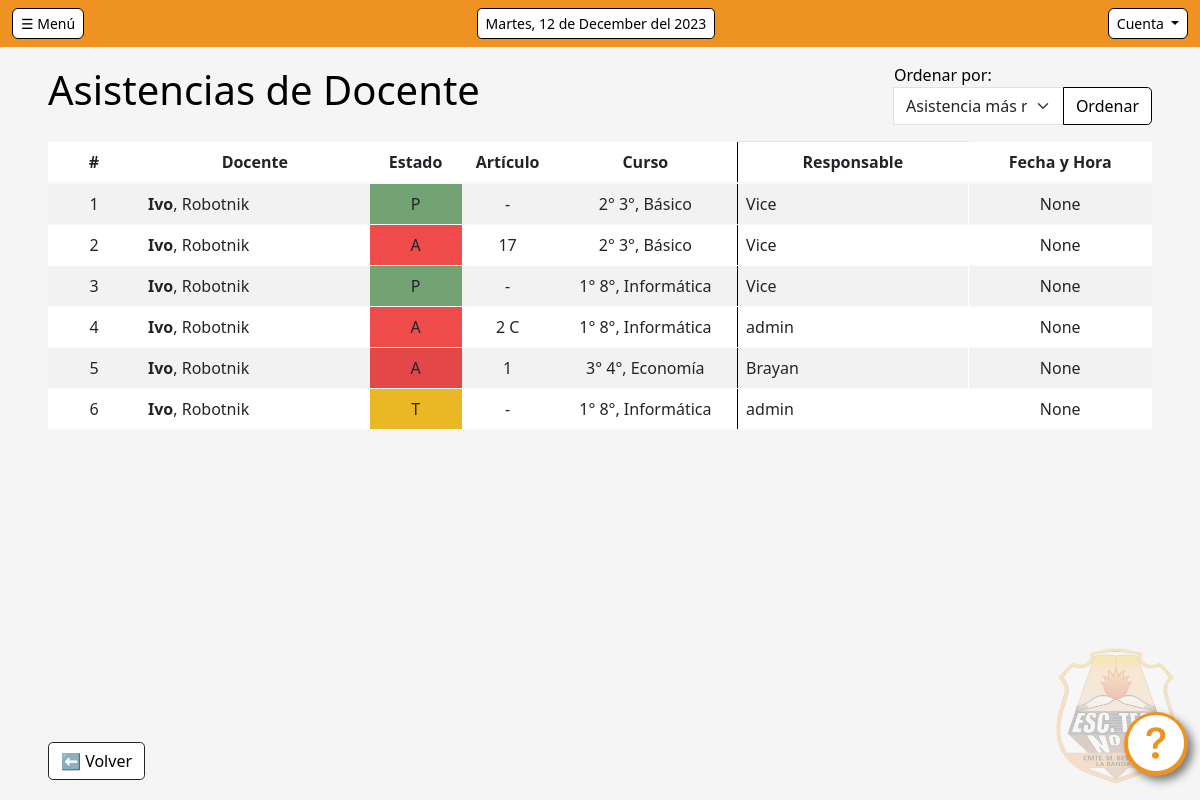
Before: /gestion/Docente/Asistencia/4 (signed in) with the older database file.
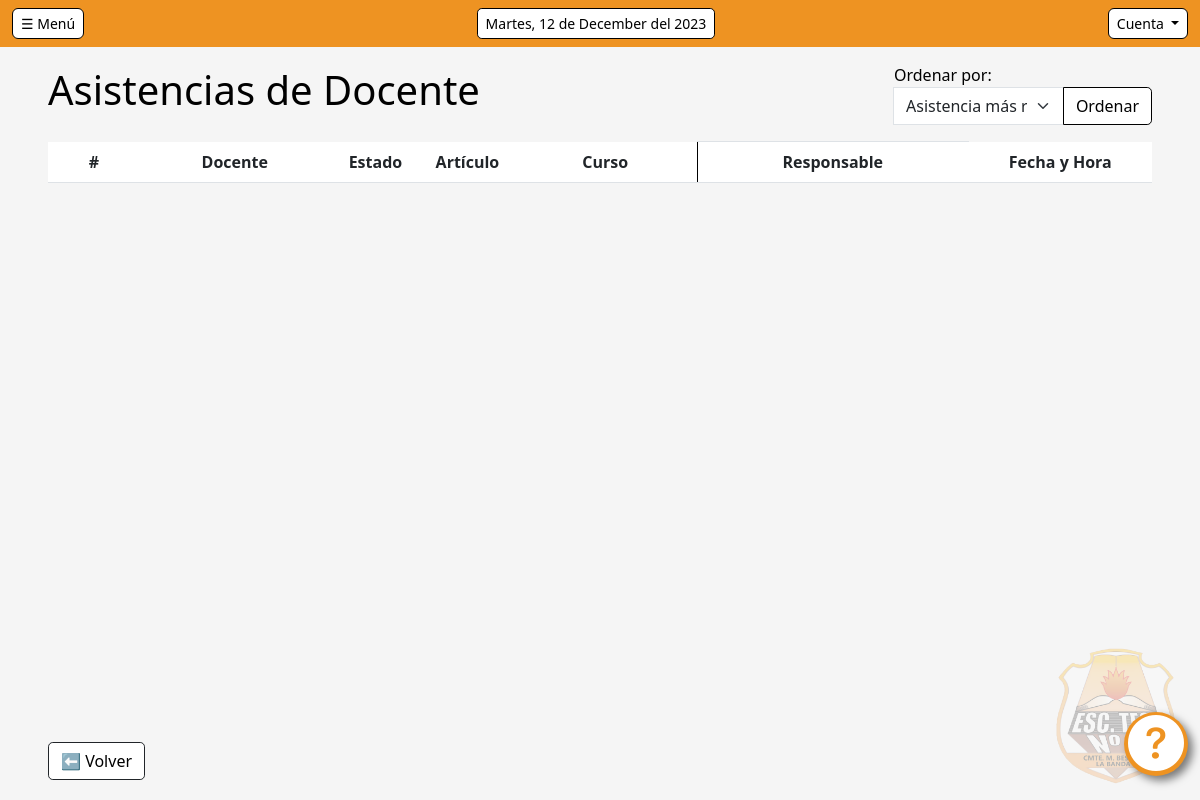
After: the same page with the newer database file.
### scd/models.py (models this page shows, shortened)
class Asistencia(models.Model):
    id_asi = models.AutoField(primary_key=True)
    fecha = models.DateField(default=timezone.now, blank=False)
    asistencia = models.CharField(max_length=1, blank=False)
    articulo = models.CharField(max_length=20, blank=True)
    responsable = models.CharField(max_length=100)  # nuevo
    modificacion = models.DateTimeField(default=timezone.now, blank=False) # agregado: hora | agregado
    id_cla = models.ForeignKey(Clase, on_delete=models.CASCADE, null=True) # agregado: null

class Clase(models.Model):
    id_cla = models.AutoField(primary_key=True)
    id_hor = models.ForeignKey(Horario, on_delete=models.CASCADE)
    id_cur = models.ForeignKey(Curso, on_delete=models.CASCADE)
    id_dm = models.ForeignKey(doc_mat, on_delete=models.CASCADE)

class doc_mat(models.Model):
    id_dm = models.AutoField(primary_key=True)
    id_doc = models.ForeignKey(Docente, on_delete=models.CASCADE)
    id_mat = models.ForeignKey(Materia, on_delete=models.CASCADE)

class Docente(models.Model):
    id_doc = models.AutoField(primary_key=True)
    cuil = models.IntegerField(unique=True, blank=False)
    nombre = models.CharField(max_length=45, blank=False)
    apellido = models.CharField(max_length=30, blank=False)
    celular = models.CharField(max_length=15, blank=False)
    email = models.CharField(max_length=40, blank=False)
    domicilio = models.CharField(max_length=40, blank=False)
    localidad = models.CharField(max_length=30, blank=False)
    provincia = models.CharField(max_length=30, blank=False)
    genero = models.CharField(max_length=1, blank=False)
    estado = models.CharField(max_length=1, blank=False)

class Curso(models.Model):
    id_cur = models.AutoField(primary_key=True)
    anio = models.CharField(max_length=1, blank=False)
    division = models.CharField(max_length=1, blank=False)
    especialidad = models.CharField(max_length=15, blank=False)
    turno = models.CharField(max_length=8, blank=False)

### scd/views.py (the view, shortened to what this page needs)
# urls.py: path('gestion/Docente/Asistencia/<id_doc>', views.gestionDA, name='gestionDA'),
def gestionDA(request, id_doc):
    if request.method == 'GET':
        asistencias = Asistencia.objects.filter(id_cla__id_dm__id_doc__id_doc=id_doc).order_by('-id_asi')
        return render(request, "Asistencia/gestionDA.html", {"asistencias": asistencias})

### scd/templatetags/custom_filters.py (called while the page is built)
@register.filter(name='has_group')
def has_group(user, group_name):
    return user.groups.filter(name=group_name).exists()

### scd/templates/Asistencia/gestionDA.html (shortened to what this page needs)
{% extends "base.html" %}
{% load static %}
{% block body %}
<a href="{% url 'gestionAsistencia' %}" class="btn btn-secondary btn-ezq-inf-izq border-dark">
    ⬅️ Volver
</a>
<div class="row align-items-center mb-3">
    <div class="col">
        <h1>Asistencias de Docente</h1>
    </div>
    <div class="col-lg-3">
        <span>Ordenar por:</span>
        <form  method="POST">
            <div class="input-group"> {% csrf_token %}
                <select class="form-select" aria-label="Default select example" id="orden" name="orden">
                    <option value="1" selected>Asistencia más reciente</option>
                </select>
                <input type="submit" class="btn btn-outline-secondary" value="Ordenar"></input>
            </div>
        </form>
    </div>
</div>
<div class="table-responsive">
    <div class="scroll-box">
        <table class="table table-striped" id="tabla-registros">
            <thead>
                 <tr>
                    <th class="col-1 txt-datos">#</th>
                    <th class="col txt-datos">Docente</th>
                    <th class="col-1 txt-datos">Estado</th>
                    <th class="col-1 txt-datos">Artículo</th>
                    <th class="col-2 txt-datos">Curso</th>
                    <th class="col txt-datos th-asi-izq">Responsable</th>
                    <th class="col-2 txt-datos th-asi-der">
                        <div class="flex-box">
                            Fecha y Hora
                        </div>
                    </th>
                </tr>
            </thead>
            <tbody class="table-group-divider border-light">
                {% for a in asistencias %}
                    <tr>
                        <td class="txt-datos txt-centrado">{{forloop.counter}}</td>
                        <td class="txt-datos"><strong>{{a.id_cla.id_dm.id_doc.apellido}}</strong>, {{a.id_cla.id_dm.id_doc.nombre}}</td>
                        <td class="txt-datos txt-centrado celda-asistencia" data-asistencia="{{a.asistencia}}">{{a.asistencia}}</td>
                        <td class="txt-datos txt-centrado">{{a.articulo}}</td>
                        {% if a.id_cla %}
                            <td class="txt-datos txt-centrado">
                                {{a.id_cla.id_cur.anio}}° {{a.id_cla.id_cur.division}}°, {{a.id_cla.id_cur.especialidad}}
                            </td>
                        {% else %}
                            <td class="txt-datos txt-centrado">-</td>
                        {% endif %}
                        <td class="txt-datos td-responsable">{{a.responsable}}</td>
                        <td class="txt-datos txt-centrado">{{a.fecha}}</td>
                    </tr>
                {% endfor %}
            </tbody>
        </table>
    </div>
</div>
{% endblock %}

Changed rows visible on the page:
removed Asistencia: id_cla.id_dm.id_doc.apellido "Ivo", id_cla.id_dm.id_doc.nombre "Robotnik", asistencia "P", articulo "-", id_cla.id_cur.anio "2", id_cla.id_cur.division "3", id_cla.id_cur.especialidad "Básico", responsable "Vice", fecha "None"
removed Asistencia: id_cla.id_dm.id_doc.apellido "Ivo", id_cla.id_dm.id_doc.nombre "Robotnik", asistencia "A", articulo "17", id_cla.id_cur.anio "2", id_cla.id_cur.division "3", id_cla.id_cur.especialidad "Básico", responsable "Vice", fecha "None"
removed Asistencia: id_cla.id_dm.id_doc.apellido "Ivo", id_cla.id_dm.id_doc.nombre "Robotnik", asistencia "P", articulo "-", id_cla.id_cur.anio "1", id_cla.id_cur.division "8", id_cla.id_cur.especialidad "Informática", responsable "Vice", fecha "None"
removed Asistencia: id_cla.id_dm.id_doc.apellido "Ivo", id_cla.id_dm.id_doc.nombre "Robotnik", asistencia "A", articulo "2 C", id_cla.id_cur.anio "1", id_cla.id_cur.division "8", id_cla.id_cur.especialidad "Informática", responsable "admin", fecha "None"
removed Asistencia: id_cla.id_dm.id_doc.apellido "Ivo", id_cla.id_dm.id_doc.nombre "Robotnik", asistencia "A", articulo "1", id_cla.id_cur.anio "3", id_cla.id_cur.division "4", id_cla.id_cur.especialidad "Economía", responsable "Brayan", fecha "None"
removed Asistencia: id_cla.id_dm.id_doc.apellido "Ivo", id_cla.id_dm.id_doc.nombre "Robotnik", asistencia "T", articulo "-", id_cla.id_cur.anio "1", id_cla.id_cur.division "8", id_cla.id_cur.especialidad "Informática", responsable "admin", fecha "None"
